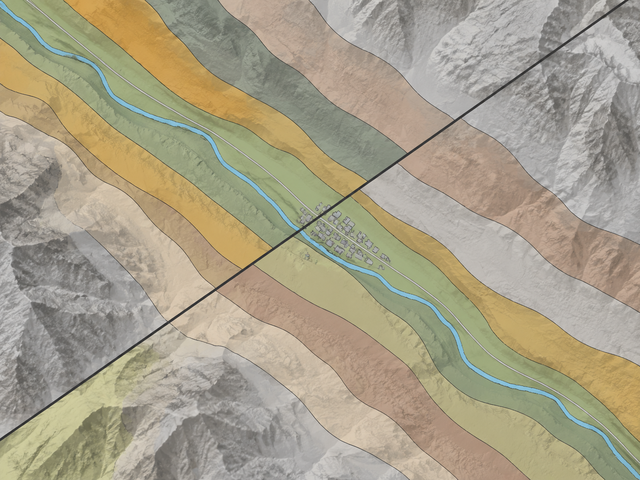
#> input picture tools/scenes/quake_village/pic1.png, 640 x 480 px, found by its file name; its folder holds 4 pictures in this run
$ python prepare_quake_village.py
#> lines starting #> are read from the running program, lines starting #| are printed output that depends on the picture; after the words box and inside, x2 and y2 are one past the last pixel; in counts of white or black regions, pixels touching at a corner belong together
#!/usr/bin/env python3
"""Prepare the earthquake card from the generated images.

Usage: py -I tools/scenes/quake_village/prepare_quake_village.py [PHOTO_DIR]
PHOTO_DIR defaults to tools/Photo/earthquake. Uses PIC1.png (geological map),
PIC2.png (village close-up), PIC3.png (hazy overview) and PIC4.png (clear
overview, same framing as PIC3); PIC0.png (an earlier overview) is not used.
Writes, next to this script:
  pic1.png .. pic4.png   640x480 base maps (Lanczos)
  debris_mask.png        PIC3 cliff-collapse runout over the slope foot and
                         the top row of houses below the scree
"""
from pathlib import Path
import sys
import numpy as np
from PIL import Image, ImageDraw, ImageFilter

HERE = Path(__file__).resolve().parent
W, H = 640, 480
# PIC3/PIC4: debris below the scree, reaching the top row of houses.
DEBRIS = [(330, 150), (420, 132), (520, 150), (600, 168), (640, 178), (640, 232), (590, 228),
          (530, 214), (470, 206), (420, 200), (370, 196), (336, 182)]


def main():
    src = Path(sys.argv[1]) if len(sys.argv) > 1 else HERE.parents[1] / 'Photo' / 'earthquake'
    for n in range(1, 5):
        im = Image.open(src / f'PIC{n}.png').convert('RGB')
#> im is the input picture: PIL image 640x480 RGB; mean R, G, B 166.9, 159.5, 137.8
        w, h = im.size
#> w = 640; h = 480
        if abs(w * 3 - h * 4) > 4:
            raise SystemExit(f'PIC{n}.png is {w}x{h}, expected 4:3')
        im.resize((W, H), Image.LANCZOS).save(HERE / f'pic{n}.png')
    m = Image.new('L', (W, H), 0)
#> m: PIL image 640x480 L; every value is 0
    ImageDraw.Draw(m).polygon(DEBRIS, fill=255)
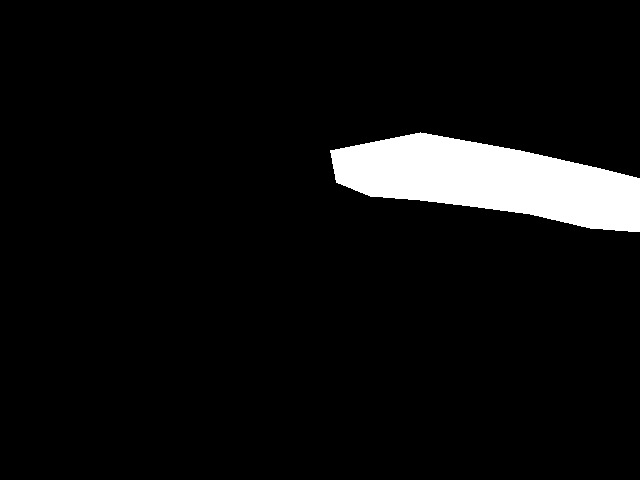
#> m: PIL image 640x480 L; 6% white; 1 white region, box (x1, y1, x2, y2) and area: (330, 132, 640, 232) 18443
    soft = np.asarray(m.filter(ImageFilter.GaussianBlur(6)), np.float64)
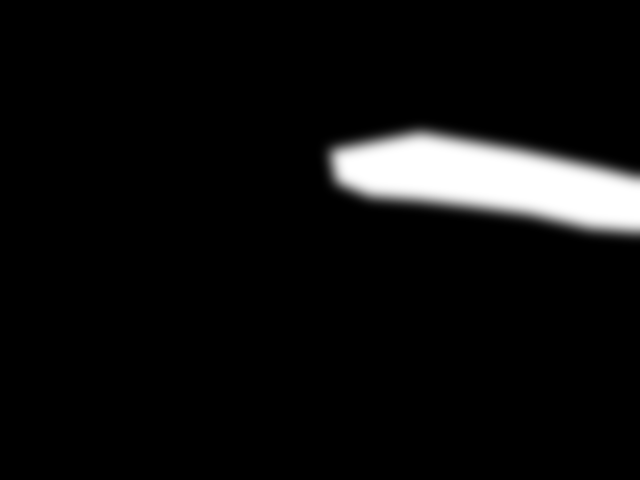
#> soft: shape (480, 640) float64; min 0, max 255, mean 15.3
    noise = np.random.default_rng(91).random((H // 12 + 2, W // 12 + 2)) * 255
    noise = np.asarray(Image.fromarray(noise.astype(np.uint8)).resize((W, H), Image.BICUBIC), np.float64) - 128
    Image.fromarray(np.where(soft + noise * 0.9 > 128, 255, 0).astype(np.uint8)).save(HERE / 'debris_mask.png')
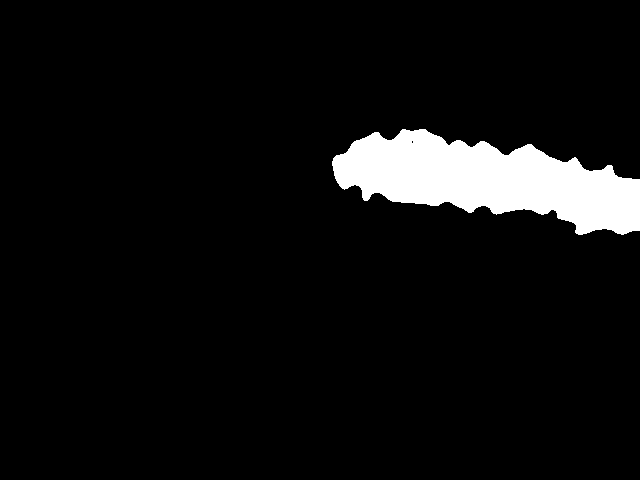
#> saved as debris_mask.png: PIL image 640x480 L; 6.1% white; 1 white region, box (x1, y1, x2, y2) and area: (332, 129, 640, 235) 18714
    print('prepared pic1-4, debris_mask')


if __name__ == '__main__':
    main()
